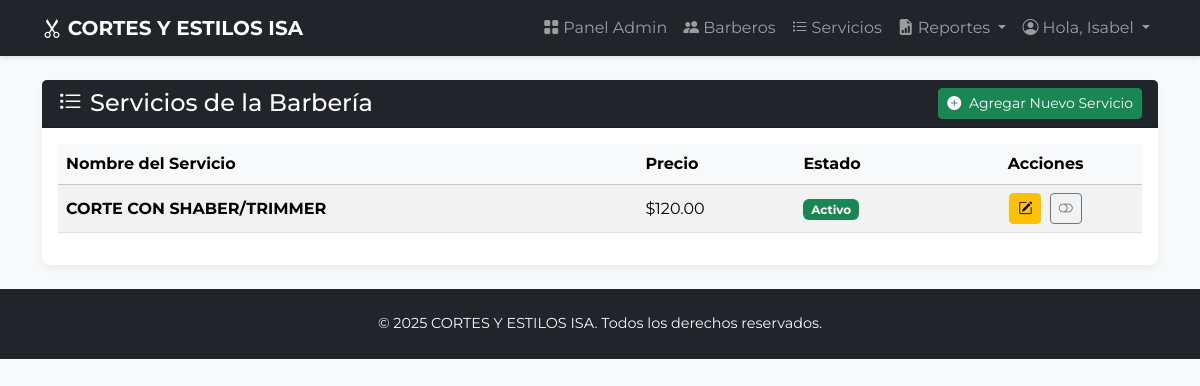
The app's page /admin/servicios (signed in) with its own data.
### app.py (models this page shows, shortened)
class Barbero(db.Model, UserMixin):
    id = db.Column(db.Integer, primary_key=True)
    nombre_usuario = db.Column(db.String(80), unique=True, nullable=False)
    contrasena_hash = db.Column(db.String(256), nullable=False)
    nombre_completo = db.Column(db.String(120), nullable=False)
    porcentaje_comision = db.Column(db.Float, nullable=False, default=0.5)
    rol = db.Column(db.String(20), nullable=False, default='barbero')
    cortes = db.relationship('Corte', backref='autor_barbero', lazy='dynamic') # Cambiado a lazy='dynamic'
    pagos = db.relationship('PagoSemanal', backref='beneficiario_barbero', lazy='dynamic') # Cambiado a lazy='dynamic'

class Servicio(db.Model): # Definido ANTES de Corte
    id = db.Column(db.Integer, primary_key=True)
    nombre = db.Column(db.String(100), unique=True, nullable=False)
    precio = db.Column(db.Float, nullable=False)
    activo = db.Column(db.Boolean, default=True, nullable=False)
    cortes_realizados = db.relationship('Corte', backref='servicio_prestado', lazy='dynamic')

### app.py (the view)
@app.route('/admin/servicios')
@login_required
@admin_required
def admin_servicios():
    servicios = Servicio.query.order_by(Servicio.nombre).all()
    return render_template('admin/servicios.html', servicios=servicios)

### app.py (called while the page is built)
@login_manager.user_loader
def load_user(user_id):
    return Barbero.query.get(int(user_id))

def admin_required(f):
    @wraps(f)
    def decorated_function(*args, **kwargs):
        if not current_user.is_authenticated or current_user.rol != 'admin':
            flash("Acceso no autorizado. Se requieren permisos de administrador.", "danger")
            return redirect(url_for('login', next=request.url))
        return f(*args, **kwargs)
    return decorated_function

@app.context_processor
def inject_now():
    utc_now = datetime.utcnow()
    aware_utc_now = pytz.utc.localize(utc_now)
    local_now = aware_utc_now.astimezone(TARGET_TIMEZONE)
    return {'now': local_now} # 'now' ahora estará en tu hora local

### templates/admin/servicios.html (shortened to what this page needs)
{% extends "base.html" %}
{% block content %}
<div class="card">
    <div class="card-header bg-dark text-white">
        <div class="d-flex justify-content-between align-items-center">
            <h2 class="h4 mb-0"><i class="bi bi-list-task me-2"></i>Servicios de la Barbería</h2>
            <a href="{{ url_for('admin_nuevo_servicio') }}" class="btn btn-sm btn-success">
                <i class="bi bi-plus-circle-fill me-1"></i> Agregar Nuevo Servicio
            </a>
        </div>
    </div>
    <div class="card-body">
        {% if servicios %}
        <div class="table-responsive">
            <table class="table table-striped table-hover align-middle">
                <thead class="table-light">
                    <tr>
                        <th scope="col">Nombre del Servicio</th>
                        <th scope="col">Precio</th>
                        <th scope="col">Estado</th>
                        <th scope="col" class="text-center">Acciones</th>
                    </tr>
                </thead>
                <tbody>
                    {% for servicio in servicios %}
                    <tr>
                        <td><strong>{{ servicio.nombre }}</strong></td>
                        <td>${{ "%.2f"|format(servicio.precio) }}</td>
                        <td>
                            {% if servicio.activo %}
                                <span class="badge bg-success">Activo</span>
                            {% else %}
                                <span class="badge bg-secondary">Inactivo</span>
                            {% endif %}
                        </td>
                        <td class="text-center">
                            <a href="{{ url_for('admin_editar_servicio', servicio_id=servicio.id) }}" class="btn btn-sm btn-warning" title="Editar Servicio">
                                <i class="bi bi-pencil-square"></i>
                            </a>
                            <form method="POST" action="{{ url_for('admin_toggle_servicio_activo', servicio_id=servicio.id) }}" style="display: inline-block;" class="ms-1">
                                <button type="submit" class="btn btn-sm {% if servicio.activo %}btn-outline-secondary{% else %}btn-outline-success{% endif %}" title="{% if servicio.activo %}Desactivar{% else %}Activar{% endif %} Servicio">
                                    {% if servicio.activo %}
                                        <i class="bi bi-toggle-off"></i>
                                    {% else %}
                                        <i class="bi bi-toggle-on"></i>
                                    {% endif %}
                                </button>
                            </form>
                        </td>
                    </tr>
                    {% endfor %}
                </tbody>
            </table>
        </div>
        {% else %}
            <div class="text-center p-4">
                <i class="bi bi-emoji-frown" style="font-size: 3rem; color: #6c757d;"></i>
                <p class="mt-3">Aún no se han registrado servicios.</p>
                <p>Haz clic en "Agregar Nuevo Servicio" para definir los servicios que ofreces.</p>
            </div>
        {% endif %}
    </div>
</div>
{% endblock %}

### templates/base.html (shortened to what this page needs)
<!DOCTYPE html>
<html lang="es" data-bs-theme="light">
<head>
    <link href="https://cdn.jsdelivr.net/npm/bootstrap@5.3.2/dist/css/bootstrap.min.css" rel="stylesheet">
    <link rel="stylesheet" href="https://cdn.jsdelivr.net/npm/bootstrap-icons@1.11.3/font/bootstrap-icons.min.css">
</head>
<body>
    <nav class="navbar navbar-expand-lg navbar-dark bg-dark sticky-top">
        <div class="container">
            <a class="navbar-brand fw-bold" href="{{ url_for('index') }}">
                <i class="bi bi-scissors"></i>
                CORTES Y ESTILOS ISA
            </a>
            <div class="collapse navbar-collapse" id="navbarNav">
                <ul class="navbar-nav ms-auto mb-2 mb-lg-0">
                    {% if current_user.is_authenticated %}
                        {% if current_user.rol == 'admin' %}
                            <li class="nav-item"><a class="nav-link" href="{{ url_for('admin_dashboard') }}"><i class="bi bi-grid-fill me-1"></i>Panel Admin</a></li>
                            <li class="nav-item"><a class="nav-link" href="{{ url_for('admin_barberos') }}"><i class="bi bi-people-fill me-1"></i>Barberos</a></li>
                            <li class="nav-item"><a class="nav-link" href="{{ url_for('admin_servicios') }}"><i class="bi bi-list-task me-1"></i>Servicios</a></li>
                            <li class="nav-item dropdown">
                                <a class="nav-link dropdown-toggle" href="#" id="navbarDropdownReportes" role="button" data-bs-toggle="dropdown" aria-expanded="false">
                                    <i class="bi bi-file-earmark-bar-graph-fill me-1"></i>Reportes
                                </a>
                            </li>
                        {% else %}
                            <li class="nav-item"><a class="nav-link" href="{{ url_for('barbero_dashboard') }}"><i class="bi bi-person-workspace me-1"></i>Mi Panel</a></li>
                        {% endif %}
                        <li class="nav-item dropdown">
                             <a class="nav-link dropdown-toggle" href="#" id="navbarDropdownUser" role="button" data-bs-toggle="dropdown" aria-expanded="false">
                                <i class="bi bi-person-circle me-1"></i>Hola, {{ current_user.nombre_completo.split(' ')[0] }}
                            </a>
                        </li>
                    {% else %}
                        <li class="nav-item"><a class="nav-link" href="{{ url_for('login') }}"><i class="bi bi-box-arrow-in-right me-1"></i>Iniciar Sesión</a></li>
                    {% endif %}
                </ul>
            </div>
        </div>
    </nav>
    <main class="container py-4">
        {% block content %}{% endblock %}
    </main>
    <footer class="footer mt-auto">
        <div class="container text-center">
            <span class="text-light">&copy; {{ now.year if now else '' }} CORTES Y ESTILOS ISA. Todos los derechos reservados.</span>
        </div>
    </footer>
</body>
</html>

### templates/base.html (style rules this page uses)
body { font-family: 'Montserrat', sans-serif; background-color: #f8f9fa; }
.navbar { box-shadow: 0 2px 4px rgba(0,0,0,.1); }
.card { border: none; box-shadow: 0 4px 8px rgba(0,0,0,.05); border-radius: 0.5rem; }
.footer { background-color: #212529; color: white; padding: 1.5rem 0; font-size: 0.9em; }

### records on screen
Barbero: nombre_completo "Isabel"
Servicio: nombre "CORTE CON SHABER/TRIMMER", precio "120.00", activo "Activo"

### other values on screen
{{ now.year if now else '' }} "2025"
